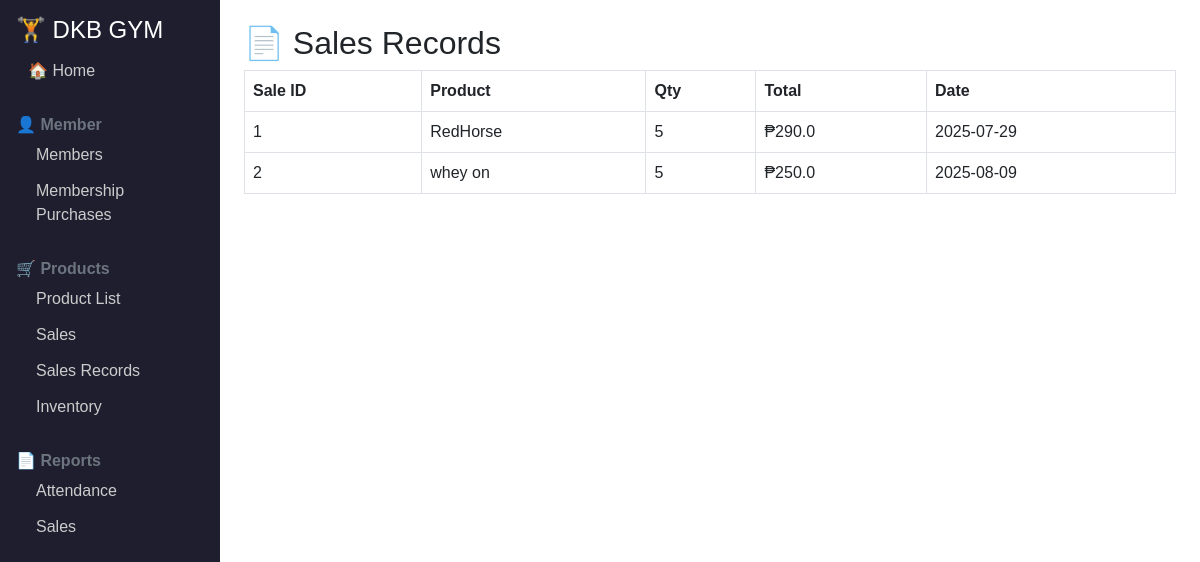
Screenshot of /sales_records with the database file from the repository.
### tables this page shows
CREATE TABLE sales (
        id INTEGER PRIMARY KEY AUTOINCREMENT,
        product_id INTEGER,
        qty INTEGER,
        total REAL,
        date TEXT, buyer_type TEXT DEFAULT 'walk-in',
        FOREIGN KEY (product_id) REFERENCES products(id)
    );

CREATE TABLE products (
        id INTEGER PRIMARY KEY AUTOINCREMENT,
        name TEXT UNIQUE,
        price REAL,
        stock INTEGER
    );

### app.py (the view)
@app.route('/sales_records')
def sales_records():
    rows = get_db().execute('''
        SELECT s.id, p.name, s.qty, s.total, s.date
        FROM sales s
        JOIN products p ON p.id = s.product_id
    ''').fetchall()
    return render_template('sales_records.html', sales_records=rows)

### app.py (called while the page is built)
def get_db():
    if 'db' not in g:
        g.db = sqlite3.connect(DB)
        g.db.row_factory = sqlite3.Row
    return g.db

### templates/sales_records.html (shortened to what this page needs)
{% extends 'base.html' %}
{% block content %}
  <h2>📄 Sales Records</h2>
  <table class="table table-bordered">
    <thead><tr>
      <th>Sale ID</th><th>Product</th><th>Qty</th><th>Total</th><th>Date</th>
    </tr></thead>
    <tbody>
      {% for s in sales_records %}
      <tr>
        <td>{{ s[0] }}</td><td>{{ s[1] }}</td><td>{{ s[2] }}</td><td>₱{{ s[3] }}</td><td>{{ s[4] }}</td>
      </tr>
      {% endfor %}
    </tbody>
  </table>
{% endblock %}

### static/style.css (style rules this page uses)
body { font-family: Arial, sans-serif; }

### rows the page displays
sales: id "1", name "RedHorse", qty "5", total "290.0", date "2025-07-29"
sales: id "2", name "whey on", qty "5", total "250.0", date "2025-08-09"
